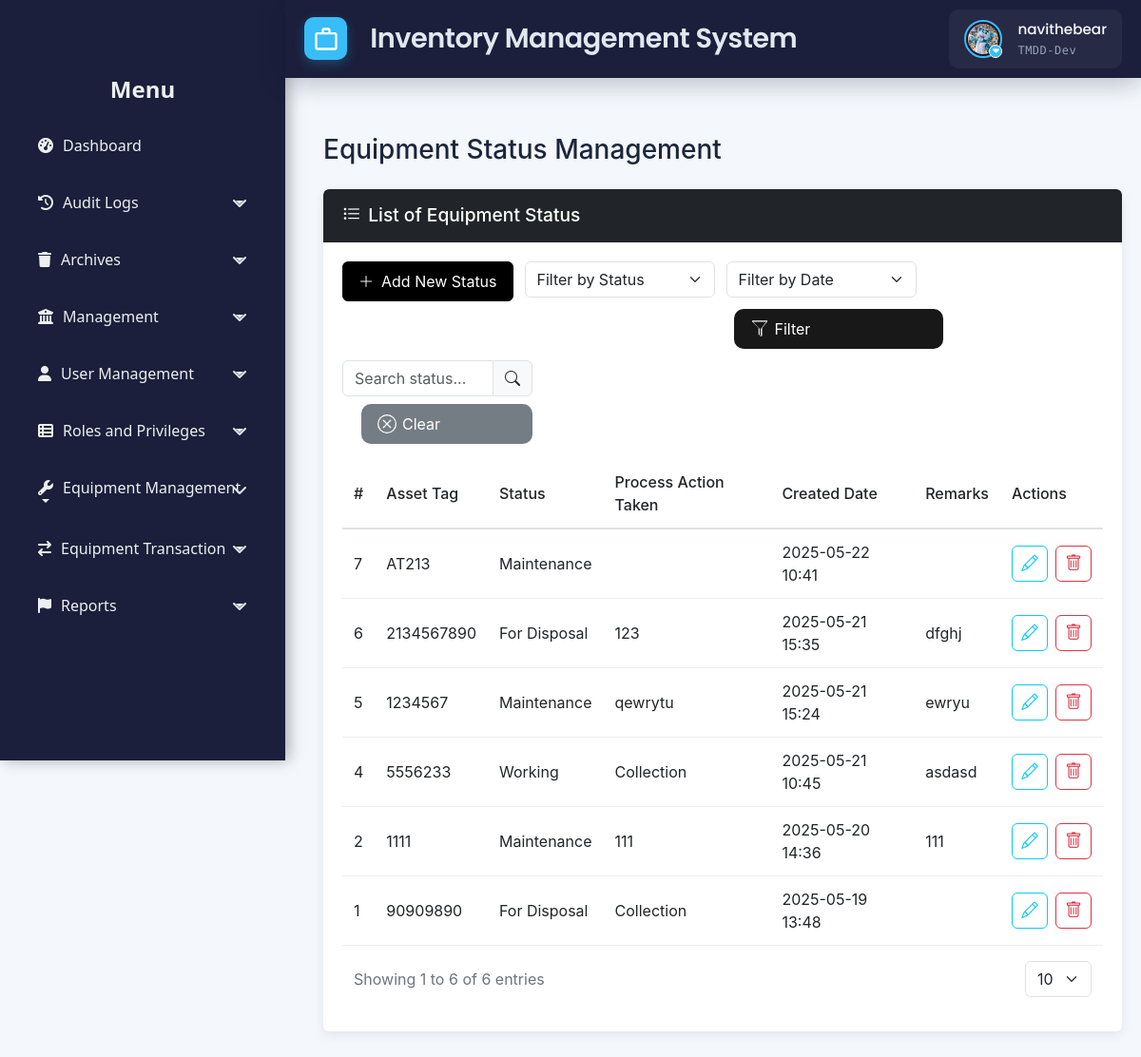
Screenshot of /src/view/php/modules/equipment_manager/equipment_status.php (signed in) with the database file from the repository.
### tables this page shows
CREATE TABLE `users` (
  `id` int(11) NOT NULL,
  `username` varchar(50) NOT NULL,
  `email` varchar(100) NOT NULL,
  `password` varchar(255) NOT NULL,
  `first_name` varchar(100) DEFAULT NULL,
  `last_name` varchar(100) DEFAULT NULL,
  `date_created` timestamp NULL DEFAULT current_timestamp(),
  `status` enum('Offline','Online') NOT NULL,
  `is_disabled` tinyint(1) NOT NULL DEFAULT 0,
  `profile_pic_path` varchar(2048) DEFAULT NULL
);

CREATE TABLE `roles` (
  `id` int(11) NOT NULL,
  `role_name` varchar(100) NOT NULL,
  `is_disabled` tinyint(1) NOT NULL DEFAULT 0
);

CREATE TABLE `equipment_status` (
  `equipment_status_id` int(11) NOT NULL,
  `asset_tag` varchar(255) NOT NULL,
  `status` varchar(255) NOT NULL,
  `action` varchar(255) NOT NULL,
  `remarks` text DEFAULT NULL,
  `date_created` datetime DEFAULT current_timestamp(),
  `is_disabled` tinyint(1) DEFAULT 0
);

### src/control/RBACService.php (called while the page is built, shortened)
<?php
final class RBACService
{
    private array $privileges = [];
    public function __construct(
        private \PDO $pdo,
        int $userId
    ) {
        $this->loadUserPrivileges($userId);
    }
    private function loadUserPrivileges(int $userId): void
    {
        $sql = <<<'SQL'
        SELECT
          m.module_name,
          p.priv_name
        FROM user_department_roles ur
        JOIN roles r
          ON ur.role_id = r.id
         AND r.is_disabled = 0
        JOIN role_module_privileges rmp
          ON rmp.role_id = r.id
        JOIN modules m
          ON rmp.module_id = m.id
        JOIN privileges p
          ON rmp.privilege_id = p.id
         AND p.is_disabled = 0
       WHERE ur.user_id = ?
    SQL;
        $stmt = $this->pdo->prepare($sql);
        $stmt->execute([$userId]);
        while ($row = $stmt->fetch(\PDO::FETCH_ASSOC)) {
            $this->privileges[$row['module_name']][] = $row['priv_name'];
        }
    }
    public function hasPrivilege(string $module, string $priv): bool
    {
        return isset($this->privileges[$module])
            && in_array($priv, $this->privileges[$module], true);
    }
}

### src/view/php/modules/equipment_manager/equipment_status.php (the view, shortened to what this page needs)
<?php
require_once '../../../../../config/ims-tmdd.php';
include '../../general/header.php';
include '../../general/sidebar.php';
include '../../general/footer.php';
include('../../general/header.php');
$rbac = new RBACService($pdo, $_SESSION['user_id']);
$rbac->requirePrivilege('Equipment Management', 'View');
$canCreate = $rbac->hasPrivilege('Equipment Management', 'Create');
$canModify = $rbac->hasPrivilege('Equipment Management', 'Modify');
$canDelete = $rbac->hasPrivilege('Equipment Management', 'Remove');
?>
<!DOCTYPE html>
<html lang="en">
<head>
    <link href="https://cdn.jsdelivr.net/npm/select2@4.1.0-rc.0/dist/css/select2.min.css" rel="stylesheet" />
    <link href="../../../styles/css/equipment-manager.css" rel="stylesheet">
</head>
<body>
    <div class="main-container">
        <header class="main-header">
            <h1>Equipment Status Management</h1>
        </header>
        <section class="card">
            <div class="card-header bg-dark text-white d-flex justify-content-between align-items-center">
                <h2><i class="bi bi-list-task"></i> List of Equipment Status</h2>
            </div>
            <div class="card-body">
                <div class="container-fluid px-0">
                    <div class="filter-container">
                        <div class="col-auto">
                            <?php if ($canCreate): ?>
                                <button class="btn btn-dark" id="openAddStatusModalBtn" data-bs-toggle="modal" data-bs-target="#addStatusModal">
                                    <i class="bi bi-plus-lg"></i> Add New Status
                                </button>
                            <?php endif; ?>
                        </div>
                        <div class="col-md-3">
                            <select class="form-select" id="filterStatus">
                                <option value="">Filter by Status</option>
                            </select>
                        </div>
                        <div class="col-md-3 d-flex flex-column align-items-start" style="position:relative;">
                            <select class="form-select mb-2" id="dateFilter">
                                <option value="">Filter by Date</option>
                            </select>
                            <button id="filterBtn" type="button" class="btn filter-btn-custom mt-1" style="width:100%;">
                                <span style="color:#fff;">Filter</span>
                            </button>
                        </div>
                        <div class="col-md-3 d-flex flex-column align-items-end" style="position:relative;">
                            <div class="input-group mb-2">
                                <input type="text" id="searchStatus" class="form-control" placeholder="Search status...">
                                <span class="input-group-text"><i class="bi bi-search"></i></span>
                            </div>
                            <button id="clearBtn" type="button" class="btn clear-btn-custom" style="width:100%;">
                                <span style="color:#fff;">Clear</span>
                            </button>
                        </div>
                    </div>
                </div>
                <div class="table-responsive" id="table">
    <table class="table" id="statusTable">
        <thead>
            <tr>
                <th class="sortable" data-sort="number" data-column="1">#</th>
                <th class="sortable" data-sort="string" data-column="2">Asset Tag</th>
                <th class="sortable" data-sort="string" data-column="3">Status</th>
                <th class="sortable" data-sort="string" data-column="4">Process Action Taken</th>
                <th class="sortable" data-sort="date" data-column="5">Created Date</th>
                <th class="sortable" data-sort="string" data-column="6">Remarks</th>
                <th>Actions</th>
            </tr>
        </thead>
        <tbody id="statusTbody">
            <?php
            try {
                $stmt = $pdo->query("SELECT * FROM equipment_status WHERE is_disabled = 0 ORDER BY date_created DESC");
                while ($row = $stmt->fetch()) {
                    echo "<tr>";
                    echo "<td>" . htmlspecialchars($row['equipment_status_id']) . "</td>";
                    echo "<td>" . htmlspecialchars($row['asset_tag']) . "</td>";
                    echo "<td>" . htmlspecialchars($row['status']) . "</td>";
                    echo "<td>" . htmlspecialchars($row['action']) . "</td>";
                    echo "<td>" . date('Y-m-d H:i', strtotime($row['date_created'])) . "</td>";
                    echo "<td>" . htmlspecialchars($row['remarks']) . "</td>";
                    echo "<td>
                        <div class='d-flex justify-content-center gap-2'>";
                    if ($canModify) {
                        echo "<button class='btn btn-sm btn-outline-info edit-status'
                                data-id='" . htmlspecialchars($row['equipment_status_id']) . "'
                                data-asset='" . htmlspecialchars($row['asset_tag']) . "'
                                data-status='" . htmlspecialchars($row['status']) . "'
                                data-action='" . htmlspecialchars($row['action']) . "'
                                data-remarks='" . htmlspecialchars($row['remarks']) . "'
                                data-disabled='" . htmlspecialchars($row['is_disabled']) . "'>
                              <i class='bi bi-pencil'></i>
                            </button>";
                    }
                    if ($canDelete) {
                        echo "<button class='btn btn-sm btn-outline-danger delete-status'
                                data-id='" . htmlspecialchars($row['equipment_status_id']) . "'>
                              <i class='bi bi-trash'></i>
                            </button>";
                    }
                    echo "</div>
                    </td>";
                    echo "</tr>";
                }
            } catch (PDOException $e) {
                echo "<tr><td colspan='8' class='text-danger text-center'>Error loading equipment status: " . $e->getMessage() . "</td></tr>";
            }
            ?>
        </tbody>
    </table>
</div>
                <div class="container-fluid">
                    <div class="row align-items-center g-3">
                        <div class="col-12 col-sm-auto">
                            <div class="text-muted">
                                <?php
                                $statusCountStmt = $pdo->query("SELECT COUNT(*) FROM equipment_status WHERE is_disabled = 0");
                                $totalLogs = $statusCountStmt->fetchColumn();
                                ?>
                                Showing <span id="currentPage">1</span> to <span id="rowsPerPage">10</span> of <span id="totalRows"><?= $totalLogs ?></span> entries
                            </div>
                        </div>
                        <div class="col-12 col-sm-auto ms-sm-auto">
                            <div class="d-flex align-items-center gap-2">
                                <select id="rowsPerPageSelect" class="form-select" style="width: auto;">
                                    <option value="10" selected>10</option>
                                </select>
                            </div>
                        </div>
                    </div>
                </div>
            </div>
        </section>
    </div>
</body>
</html>

### src/view/php/general/header.php (shortened to what this page needs)
<?php
$user_id = $_SESSION['user_id'] ?? null;
$stmt = $pdo->prepare("
    SELECT u.username, u.profile_pic_path, r.role_name AS role
    FROM users u
    LEFT JOIN user_department_roles ur ON u.id = ur.user_id
    LEFT JOIN roles r ON ur.role_id = r.id
    WHERE u.id = ?
    LIMIT 1
");
$stmt->execute([$user_id]);
$user = $stmt->fetch(PDO::FETCH_ASSOC);
?>
<!DOCTYPE html>
<html lang="en">
<head>
    <link href="https://cdn.jsdelivr.net/npm/bootstrap@5.2.3/dist/css/bootstrap.min.css" rel="stylesheet">
    <link href="https://cdn.jsdelivr.net/npm/bootstrap-icons@1.10.3/font/bootstrap-icons.css" rel="stylesheet">
    <link rel="stylesheet"
        href="https://cdn.jsdelivr.net/npm/bootstrap@5.3.0/dist/css/bootstrap.min.css">
    <link rel="stylesheet"
        href="https://cdnjs.cloudflare.com/ajax/libs/font-awesome/6.4.0/css/all.min.css">
    <link href="https://cdn.jsdelivr.net/npm/select2@4.1.0-rc.0/dist/css/select2.min.css" rel="stylesheet" />
    <link rel="stylesheet" href="<?php echo BASE_URL; ?>src/view/styles/css/toast.css">
    <link rel="stylesheet" href="<?php echo BASE_URL; ?>src/view/styles/css/header_footer.css">
</head>
<body>
    <header class="header">
        <div class="logo-container">
            <div class="logo-icon">
                <svg viewBox="0 0 24 24">
                    <path d="M20 6h-4V4c0-1.1-.9-2-2-2h-4c-1.1 0-2 .9-2 2v2H4c-1.1 0-2 .9-2 2v12c0 1.1.9 2 2 2h16c1.1 0 2-.9 2-2V8c0-1.1-.9-2-2-2zM10 4h4v2h-4V4zm10 16H4V8h16v12z" />
                </svg>
            </div>
            <div>
                <div class="logo-text">Inventory Management System</div>
            </div>
        </div>
        <div class="header-widgets">
            <div class="user-profile" onclick="toggleDropdown()">
                <div class="profile-picture-container">
                    <img
                        src="<?= BASE_URL .
                                    (
                                        !empty($user['profile_pic_path'])
                                        ? 'public/' . htmlspecialchars($user['profile_pic_path'])
                                        : 'public/assets/img/default_profile.jpg'
                                    )
                                ?>"
                        alt="User Profile"
                        class="profile-picture" />
                    <span class="dropdown-indicator"><i class="fas fa-caret-down"></i></span>
                </div>
                <div class="user-info">
                    <div class="user-name"><?php echo htmlspecialchars($user['username']); ?></div>
                    <div class="user-role"><?= htmlspecialchars($user['role']); ?></div>
                </div>
            </div>
        </div>
    </header>
</body>
</html>

### src/view/styles/css/header_footer.css (style rules this page uses)
* { margin: 0; padding: 0; box-sizing: border-box; }
body { background: #f5f7fb; }
.header { display: flex; justify-content: space-between; align-items: center; background: #1B1F3B; padding: 10px 20px; box-shadow: 0 4px 30px rgba(11, 25, 51, 0.15); position: fixed; top: 0; left: 300px; right: 0; z-index: 900; }
.logo-container { display: flex; align-items: center; gap: 1.2rem; }
.logo-icon { width: 45px; height: 45px; background: #38BDF8; border-radius: 10px; display: grid; place-items: center; box-shadow: 0 4px 12px rgba(56, 189, 248, 0.25); margin-left: 0; }
.logo-icon svg { width: 28px; height: 28px; fill: white; }
.logo-text { font-family: 'Poppins', sans-serif; font-size: 1.8rem; font-weight: 600; color: #E2E8F0; letter-spacing: -0.5px; margin-left: 5px; }
.header-widgets { display: flex; align-items: center; gap: 2.5rem; }
.user-profile { display: flex; align-items: center; gap: 1rem; padding: 0.6rem 1rem; background: rgba(255, 255, 255, 0.05); border-radius: 10px; position: relative; cursor: pointer; width: 100%; }
.user-info { display: flex; flex-direction: column; gap: 2px; }
.user-name { font-family: 'Poppins', sans-serif; color: #F8FAFC; font-size: 0.95rem; font-weight: 500; }
.user-role { font-family: 'Roboto Mono', monospace; color: #94A3B8; font-size: 0.75rem; letter-spacing: 0.5px; }
.profile-picture-container { position: relative; display: inline-block; }
.profile-picture { width: 40px; height: 40px; border-radius: 50%; border: 2px solid #38BDF8; object-fit: cover; padding: 2px; background: #0F172A; }
.dropdown-indicator { position: absolute; bottom: 0; right: 0; background-color: #38bdf8; color: white; font-size: 0.7rem; width: 14px; height: 14px; border-radius: 50%; display: grid; place-items: center; border: 1px solid white; pointer-events: none; }

### src/view/styles/css/sidebar.css (style rules this page uses)
:root { --sidebar-bg-start: #2c3e50; --sidebar-bg-end: #34495e; --sidebar-text: #ecf0f1; --hover-bg: rgba(255, 255, 255, 0.1); }

### src/view/php/modules/equipment_manager/equipment_status.php (style rules this page uses)
.filter-btn-custom { background: #181818 !important; color: #fff !important; border-radius: 10px !important; margin-left: 8px !important; display: flex !important; align-items: center !important; gap: 6px !important; min-width: 180px !important; width: 220px !important; justify-content: flex-start !important; transition: background 0.2s; }
.clear-btn-custom { background: #757d84 !important; color: #fff !important; border-radius: 10px !important; margin-left: 8px !important; display: flex !important; align-items: center !important; gap: 6px !important; min-width: 120px !important; width: 180px !important; justify-content: flex-start !important; transition: background 0.2s; }

### rows the page displays
users: profile_pic_path (picture), username "navithebear", roles.role_name "TMDD-Dev"
equipment_status: equipment_status_id "7", asset_tag "AT213", status "Maintenance", date_created "2025-05-22 10:41"
equipment_status: equipment_status_id "6", asset_tag "2134567890", status "For Disposal", action "123", date_created "2025-05-21 15:35", remarks "dfghj"
equipment_status: equipment_status_id "5", asset_tag "1234567", status "Maintenance", action "qewrytu", date_created "2025-05-21 15:24", remarks "ewryu"
equipment_status: equipment_status_id "4", asset_tag "5556233", status "Working", action "Collection", date_created "2025-05-21 10:45", remarks "asdasd"
equipment_status: equipment_status_id "2", asset_tag "1111", status "Maintenance", action "111", date_created "2025-05-20 14:36", remarks "111"
equipment_status: equipment_status_id "1", asset_tag "90909890", status "For Disposal", action "Collection", date_created "2025-05-19 13:48"

### other values shown
$totalLogs "6"
